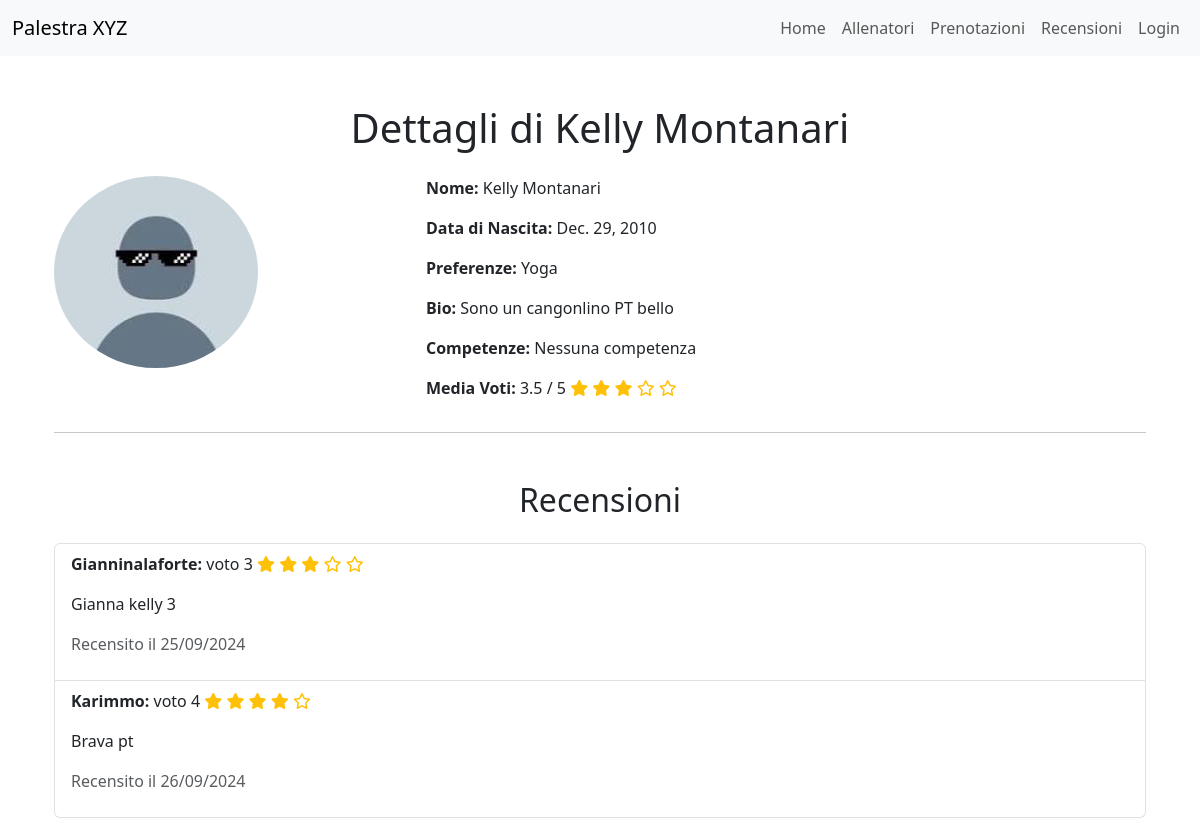
Screenshot of /trainers/detail/5/ with the database file from the repository.
### trainers/models.py (models this page shows, shortened)
class PersonalTrainer(models.Model):
    user = models.OneToOneField(User, on_delete=models.CASCADE)
    nome = models.CharField(max_length=100)
    cognome = models.CharField(max_length=100)
    data_di_nascita = models.DateField()
    bio = models.TextField(max_length=500)
    SCELTA_PREFERENZE = [
        ("BB", "BodyBuilding"),
        ("PL", "PowerLifting"),
        ("CL", "Calisthenics"),
        ("ST", "StrongMen"),
        ("YG", "Yoga"),
        ("PS", "Pilates"),
        ("AR", "Aerobico")
    ]
    preferenze = models.CharField(max_length=2, choices=SCELTA_PREFERENZE)
    immagine_profilo = models.ImageField(upload_to=foto_profilo_upload_path, blank=True, null=True)
    competenze = models.TextField(max_length=500, default='Nessuna competenza')
    class Meta:
        verbose_name = "Personal Trainer"
        verbose_name_plural = "Personal Trainers"

### reviews/models.py (models this page shows, shortened)
class Recensione(models.Model):
    registrato_utente = models.ForeignKey(RegistratoUtente, on_delete=models.CASCADE)
    personal_trainer = models.ForeignKey(PersonalTrainer, on_delete=models.CASCADE)
    recensione_testuale = models.TextField(max_length=500)
    voto = models.PositiveSmallIntegerField(choices=[(i, str(i)) for i in range(1, 6)])  # Voti da 1 a 5 stelle
    data_recensione = models.DateTimeField(auto_now_add=True)
    class Meta:
        verbose_name_plural = "Recensioni"
        constraints = [
            models.UniqueConstraint(fields=['registrato_utente', 'personal_trainer'], name='unique_recensione_per_trainer')
        ]

### accounts/models.py (models this page shows, shortened)
class RegistratoUtente(models.Model):
    user = models.OneToOneField(User, on_delete=models.CASCADE)
    nome = models.CharField(max_length=100)
    cognome = models.CharField(max_length=100)
    data_nascita = models.DateField()
    bio = models.TextField(max_length=500)
    SCELTA_PREFERENZE = [
        ("BB", "BodyBuilding"),
        ("PL", "PowerLifting"),
        ("CL", "Calisthenics"),
        ("ST", "StrongMen"),
        ("YG", "Yoga"),
        ("PS", "Pilates"),
        ("AR", "Aerobico")
    ]
    preferenze = models.CharField(max_length=2, choices=SCELTA_PREFERENZE)
    class Meta:
        verbose_name_plural = "UtentiRegistrati"

### trainers/views.py (the view)
# urls.py: path('detail/<pk>/', PersonalTrainerReviewDetailView.as_view(), name='personal_trainer_review'),
class PersonalTrainerReviewDetailView(DetailView):
    model = PersonalTrainer
    template_name = 'trainers/personal_trainer_review_detail.html'
    context_object_name = 'personal_trainer'
    def get_context_data(self, **kwargs):
        context = super().get_context_data(**kwargs)
        context['media_voti'] = Recensione.objects.filter(personal_trainer=self.object).aggregate(Avg('voto'))['voto__avg']
        context['recensioni'] = Recensione.objects.filter(personal_trainer=self.object)
        return context

### trainers/templates/trainers/personal_trainer_review_detail.html (shortened to what this page needs)
{% extends "trainers/base.html" %}
{% block content %}
    {% load static %}
<div class="container mt-5">
    <h1 class="text-center mb-4">Dettagli di {{ personal_trainer.nome }} {{ personal_trainer.cognome }}</h1>
    <div class="row">
        <div class="col-md-4">
            {% if personal_trainer.immagine_profilo %}
                <img src="{{ personal_trainer.immagine_profilo.url }}" alt="Immagine profilo" class="img-fluid rounded-circle" style="max-width: 100%;">
            {% else %}
                <img src="{% static 'imgs/mia_foto.jpeg' %}" alt="Immagine profilo" class="img-fluid rounded-circle" style="max-width: 100%;">
            {% endif %}
        </div>
        <div class="col-md-8">
            <p><strong>Nome:</strong> {{ personal_trainer.nome }} {{ personal_trainer.cognome }}</p>
            <p><strong>Data di Nascita:</strong> {{ personal_trainer.data_di_nascita }}</p>
            <p><strong>Preferenze:</strong> {{ personal_trainer.get_preferenze_display }}</p>
            <p><strong>Bio:</strong> {{ personal_trainer.bio }}</p>
            <p><strong>Competenze:</strong> {{ personal_trainer.competenze }}</p>
            <p><strong>Media Voti:</strong>
                {% if media_voti %}
                    {{ media_voti|floatformat:1 }} / 5
                    <span>
                        {% for i in "12345" %}
                            {% if i <= media_voti|floatformat %}
                                <i class="fas fa-star text-warning"></i>
                            {% else %}
                                <i class="far fa-star text-warning"></i>
                            {% endif %}
                        {% endfor %}
                    </span>
                {% else %}
                    Nessuna recensione
                {% endif %}
            </p>
        </div>
    </div>
    <hr>
    <div class="mt-5">
        <h2 class="text-center">Recensioni</h2>
        {% if recensioni %}
            <ul class="list-group mt-4">
                {% for recensione in recensioni %}
                    <li class="list-group-item">
                        <p><strong>{{ recensione.registrato_utente.user }}:</strong>  voto {{ recensione.voto }}
                            <span>
                                {% for i in "12345" %}
                                    {% if i <= recensione.voto|floatformat %}
                                        <i class="fas fa-star text-warning"></i>
                                    {% else %}
                                        <i class="far fa-star text-warning"></i>
                                    {% endif %}
                                {% endfor %}
                            </span>
                        </p>
                        <p>{{ recensione.recensione_testuale }}</p>
                        <p class="text-muted">Recensito il {{ recensione.data_recensione|date:"d/m/Y" }}</p>
                    </li>
                {% endfor %}
            </ul>
        {% else %}
            <div class="alert alert-info text-center mt-4">
                Nessuna recensione disponibile per questo allenatore.
            </div>
        {% endif %}
    </div>
</div>
{% endblock %}

### trainers/templates/trainers/base.html (style rules this page uses)
body { padding-top: 56px; }

### rows the page displays
PersonalTrainer: nome "Kelly", cognome "Montanari", immagine_profilo (picture), data_di_nascita "Dec. 29, 2010", preferenze "Yoga", bio "Sono un cangonlino PT bello", competenze "Nessuna competenza"
Recensione: registrato_utente.user "Gianninalaforte", voto "3", recensione_testuale "Gianna kelly 3", data_recensione "25/09/2024"
Recensione: registrato_utente.user "Karimmo", voto "4", recensione_testuale "Brava pt", data_recensione "26/09/2024"

### other values shown
{{ media_voti|floatformat:1 }} "3.5"
